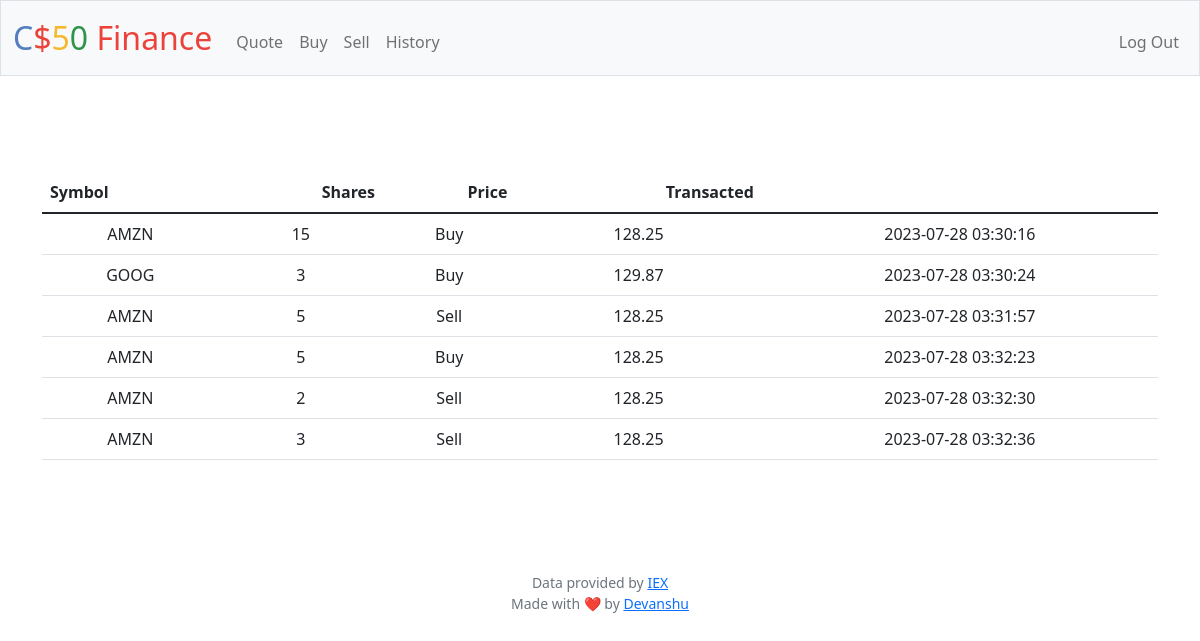
Screenshot of /history (signed in) with the database file from the repository.
### tables this page shows
CREATE TABLE history (userid INTEGER, symbol TEXT, shares INTEGER, method TEXT, price NUMERIC, transacted TIMESTAMP);

### app.py (the view)
@app.route("/history")
@login_required
def history():
    rows=db.execute("SELECT * FROM history WHERE userid=:userid", userid=session["user_id"])
    return render_template("history.html", rows=rows)

### app.py (called while the page is built)
@app.after_request
def after_request(response):
    response.headers["Cache-Control"] = "no-cache, no-store, must-revalidate"
    response.headers["Expires"] = 0
    response.headers["Pragma"] = "no-cache"
    return response

### helpers.py (called while the page is built)
def login_required(f):
    @wraps(f)
    def decorated_function(*args, **kwargs):
        if session.get("user_id") is None:
            return redirect("/login")
        return f(*args, **kwargs)
    return decorated_function

### templates/history.html (shortened to what this page needs)
{% extends "layout.html" %}
{% block main %}
<main class="container py-5 text-center">
  <table class="table">
  <thead>
    <tr>
      <th class="text-start">Symbol</th>
      <th class="text-end">Shares</th>
      <th class="text-end">Price</th>
      <th class="text-end">Transacted</th>
    </tr>
  </thead>
  <tbody>
    {% for row in rows %}
      <tr>
          <td>{{row['symbol']}}</td>
          <td>{{row['shares']}}</td>
          <td>{{row['method']}}</td>
          <td>{{row['price']}}</td>
          <td>{{row['transacted']}}</td>
      </tr>
    {% endfor %}
  </tbody>
  </table>
</main>
{% endblock %}

### templates/layout.html (shortened to what this page needs)
<!DOCTYPE html>
<html lang="en">
    <head>
        <link href="https://cdn.jsdelivr.net/npm/bootstrap@5.1.3/dist/css/bootstrap.min.css" rel="stylesheet">
        <link href="/static/styles.css" rel="stylesheet">
    </head>
    <body>
        <nav class="bg-light border navbar navbar-expand-md navbar-light">
            <div class="container-fluid">
                <a class="navbar-brand" href="/"><span class="blue">C</span><span class="red">$</span><span class="yellow">5</span><span class="green">0</span> <span class="red">Finance</span></a>
                <div class="collapse navbar-collapse" id="navbar">
                    {% if session["user_id"] %}
                        <ul class="navbar-nav me-auto mt-2">
                            <li class="nav-item"><a class="nav-link" href="/quote">Quote</a></li>
                            <li class="nav-item"><a class="nav-link" href="/buy">Buy</a></li>
                            <li class="nav-item"><a class="nav-link" href="/sell">Sell</a></li>
                            <li class="nav-item"><a class="nav-link" href="/history">History</a></li>
                        </ul>
                        <ul class="navbar-nav ms-auto mt-2">
                            <li class="nav-item"><a class="nav-link" href="/logout">Log Out</a></li>
                        </ul>
                    {% else %}
                        <ul class="navbar-nav ms-auto mt-2">
                            <li class="nav-item"><a class="nav-link" href="/register">Register</a></li>
                            <li class="nav-item"><a class="nav-link" href="/login">Log In</a></li>
                        </ul>
                    {% endif %}
                </div>
            </div>
        </nav>
        <main class="container-fluid py-5 text-center">
            {% block main %}{% endblock %}
        </main>
        <footer class="mb-5 small text-center text-muted">
            <div>Data provided by <a href="https://iexcloud.io/">IEX</a></div>
            <div>Made with ❤️ by <a href="https://github.com/devanshu-gupta2002">Devanshu</a></div>
        </footer>
    </body>
</html>

### static/styles.css (style rules this page uses)
nav .navbar-brand { font-size: xx-large; }
nav .navbar-brand .blue { color: #537fbe; }
nav .navbar-brand .red { color: #ea433b; }
nav .navbar-brand .yellow { color: #f5b82e; }
nav .navbar-brand .green { color: #2e944b; }

### rows the page displays
history: symbol "AMZN", shares "15", method "Buy", price "128.25", transacted "2023-07-28 03:30:16"
history: symbol "GOOG", shares "3", method "Buy", price "129.87", transacted "2023-07-28 03:30:24"
history: symbol "AMZN", shares "5", method "Sell", price "128.25", transacted "2023-07-28 03:31:57"
history: symbol "AMZN", shares "5", method "Buy", price "128.25", transacted "2023-07-28 03:32:23"
history: symbol "AMZN", shares "2", method "Sell", price "128.25", transacted "2023-07-28 03:32:30"
history: symbol "AMZN", shares "3", method "Sell", price "128.25", transacted "2023-07-28 03:32:36"
